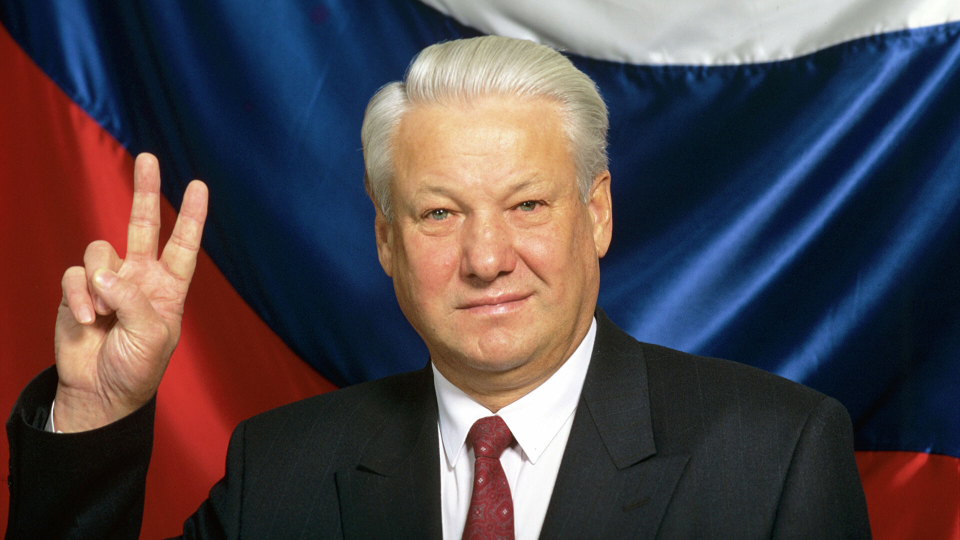
//> input picture chapter2/example_2_8/picture.jpg, 1920 x 1080 px (shown at 1/2 size)
$ ./main   (built with g++ and OpenCV 4)
//> lines starting //> are read from the running program, lines starting //| are printed output that depends on the picture
#include <iostream>
#include <opencv2/opencv.hpp>

using namespace std;

int main()
{
    cv::Mat img_rgb, img_gry, img_cny;

    cv::namedWindow("Example Gray", cv::WINDOW_AUTOSIZE);
    cv::namedWindow("Example Canny", cv::WINDOW_AUTOSIZE);

    img_rgb = cv::imread("picture.jpg");
//> img_rgb is the input picture: 1080 rows x 1920 cols, CV_8UC3; mean B, G, R 74.3, 69.6, 80.3

    cv::Mat out;


    cv::Mat img_pyr;
    cv::Mat img_pyr2;

    cv::cvtColor(img_rgb, img_gry, cv::COLOR_BGR2GRAY);
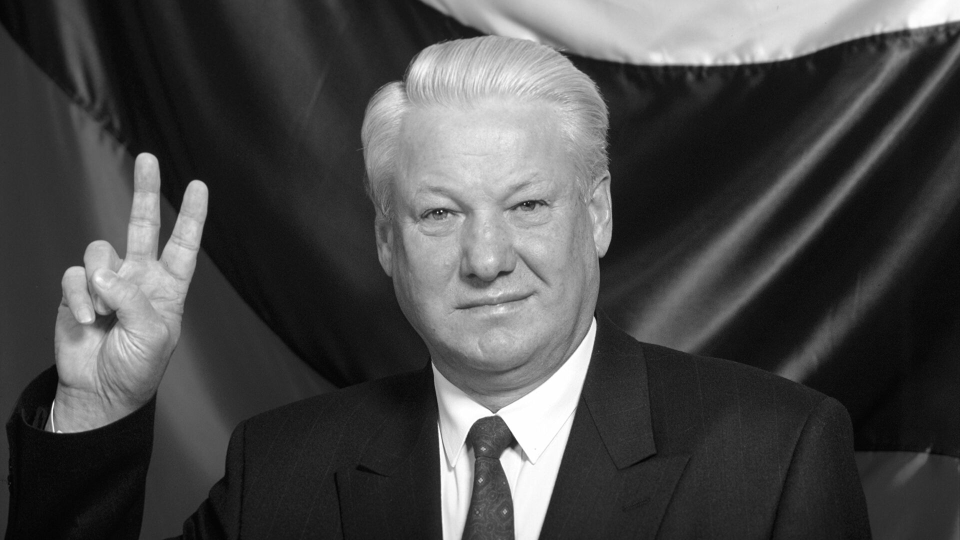
//> img_gry: 1080 rows x 1920 cols, CV_8UC1 (shown at 1/2 size); min 1, max 255, mean 73.3
    cv::pyrDown(img_gry, img_pyr);
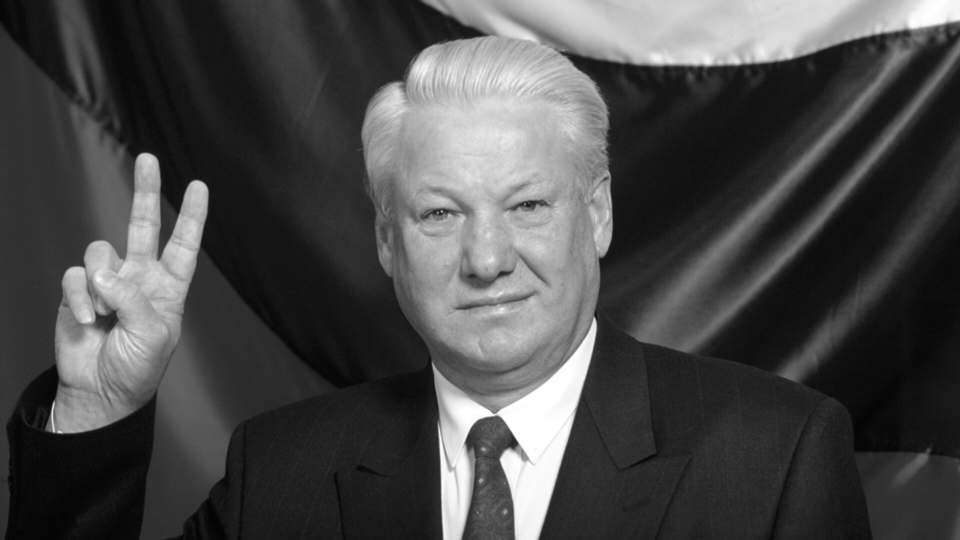
//> img_pyr: 540 rows x 960 cols, CV_8UC1; min 3, max 255, mean 73.4
    cv::pyrDown(img_pyr, img_pyr2);

    cv::imshow( "Example Gray", img_pyr2 );

    cv::Canny(img_pyr2, img_cny, 10, 100, 3, true);
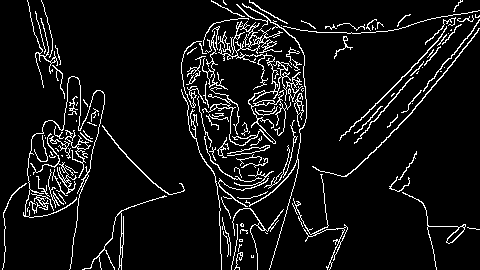
//> img_cny: 270 rows x 480 cols, CV_8UC1; 7.6% white in thin lines or dots
    /* так мы можем считать значения ргб в пикселе с коорд 16, 32*/
    int x = 16, y = 32;
    cv::Vec3b intensity = img_rgb.at<cv::Vec3b>(y, x);
//> intensity = [24, 8, 1]

    uchar blue = intensity[0];
//> blue = 24
    uchar green = intensity[1];
//> green = 8
    uchar red = intensity[2];
//> red = 1

    std::cout << "В позиции (x,y) = (" << x << ", "<< y <<
                 "): (blue, green, red) = (" <<
                 (unsigned int)blue <<
                 ", " << (unsigned int)green << ", "<<
                 (unsigned int)red << ")" << std::endl;
//| В позиции (x,y) = (16, 32): (blue, green, red) = (24, 8, 1)

    std::cout <<"Полутоновый пиксель: " <<
                (unsigned int)img_gry.at<uchar>(y, x) << std::endl;
//| Полутоновый пиксель: 8
    x /= 4; y /=4;

    std::cout << "Пиксель pyramid2: " << (unsigned int)img_pyr2.at<uchar>(y,x) << std::endl;
//| Пиксель pyramid2: 9
    cv::imshow( "Example Canny", img_cny);

    cv::waitKey(0);
    return 0;
}
